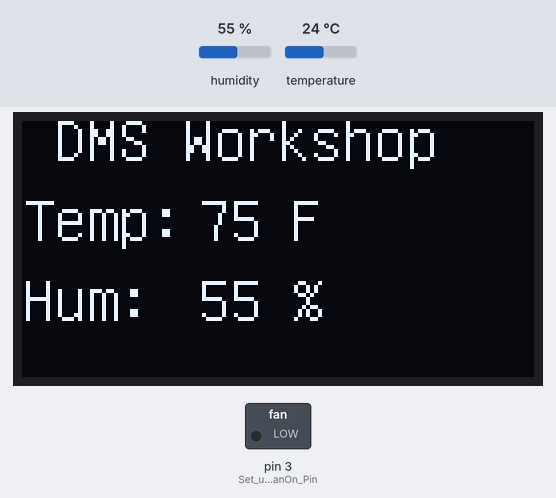
Simulated run of this sketch. Board: Arduino Uno, built with avr-gcc and run on an emulated ATmega328P. Shown: 128×64 one-colour display, switched loads named in the sketch (green lamp = pin HIGH). The test bench sets the inputs (shaded band); at power-on: temperature 24 °C, humidity 55 %. What the sketch prints to the serial monitor is not drawn.

Above: at 3.2 s.
3.3 s: temperature set to 26 °C
6.3 s: temperature set to 29 °C
At 9.2 s:
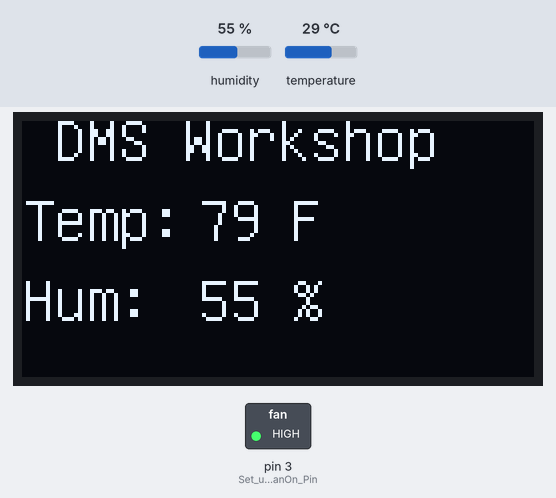
9.3 s: humidity set to 22 %
At 10.8 s:
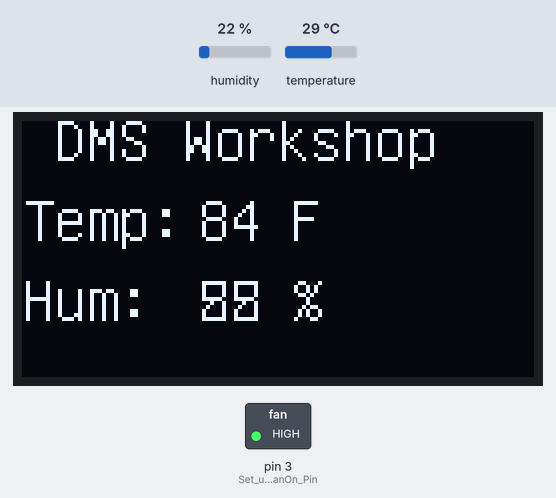
11.1 s: humidity set to 40 %
At 14.1 s:
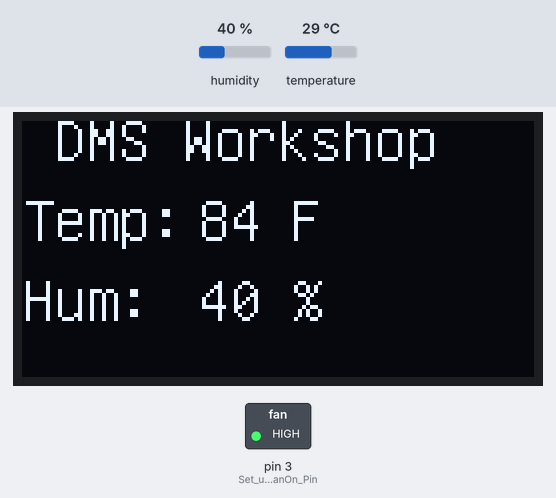
Timing chart, 0 to 15.1 s (numbered marks = the images above; inputs shaded):
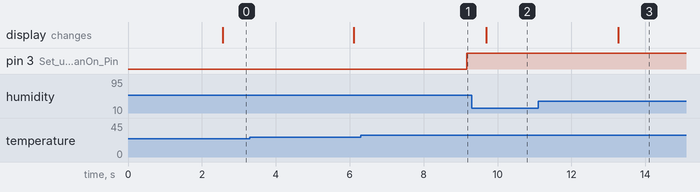

The sketch:

Project_Weather_Station_Controller.ino
```cpp
/*Project_Weather_Station_Controller
Program to read a DHT11 Temperature and Humidity sensor and display
the values on a OLED Display.
If the temperature gets over 82 degress it will turn on a Fan.
Written by Rusty Cain Jan 27 2016
This program is just a simple example and is not a perfect example of how to do this.
Please use and modify and let me know of any improvements*/

#include <Wire.h>
#include "DHT.h"
#include "U8glib.h"
#define DHTTYPE DHT11                        // DHT 11
#define DHTPIN 2                             // what digital pin we're connected to
DHT dht(DHTPIN, DHTTYPE);
//U8GLIB_SH1106_128X64 u8g(13, 11, 10, 9, 8);       // D0=13, D1=11, CS=10, DC=9, Reset=8
//U8GLIB_SH1106_128X64 u8g(U8G_I2C_OPT_NONE);	    // I2C / TWI
U8GLIB_SH1106_128X64 u8g(U8G_I2C_OPT_DEV_0|U8G_I2C_OPT_FAST);	// Dev 0, Fast I2C / TWI

float t;                                    // Variable for temperature
float h;                                    // Variable for Humidity
int FanOn = 0;                              // Turn FanOn - Fan Off

void draw(void) {
    u8g.setFont(u8g_font_unifont);          // select font
    u8g.drawStr(0, 10, " DMS Workshop ");   // put string of display at position X, Y
    u8g.drawStr(0, 30, "Temp: ");           // put string of display at position X, Y
    u8g.drawStr(0, 50, "Hum: ");            // put string of display at position X, Y
    u8g.setPrintPos(44, 30);                // set position
    u8g.print(t, 0);                        // display temperature from DHT11
    u8g.drawStr(67, 30, "F ");              // put string of display at position X, Y
    u8g.setPrintPos(44, 50);                // put string of display at position X, Y
    u8g.print(h, 0);                        // display humidity from DHT11
    u8g.drawStr(67, 50, "% ");              // put string of display at position X, Y
}

void setup(void) {
    pinMode(3, OUTPUT);                     // Set up FanOn Pin
    Serial.begin(9600);                     // Start commuication with serial console
    FanOn = 0;                              // Fan Status 100 = On - 0 = Off
    Serial.print("Startup Please wait ");
    delay (2000);
   }

void loop(void)  {
    FanOn = 0;                              // Fan Status = Off
    Serial.print("FanOn 1 ");               // Send Status of Fan to console port
    Serial.println(FanOn);                  // Send Status of Fan to console port
    Serial.println("DMS Sept 2018 Workshop DHTxx & OLED ");
    Serial.println("Project_Weather_Station_Controller");
    u8g.firstPage();
  do
  {
     t = read_temp();                        // Read Temperature Sensor
      if ( t > 82.00 )                       // Check temperature value if over the limit turn on Fan
      {
        FanOn = 100;                         // Set Fan Status = On. Use 100 to enable more than one Fan or device to be activated
        TurnFanOnFunction();                 // Call Function to turn on Fan
      }
    if ( t < 82.00 )                         // Check temperature value if under the limit turn Fan off
      {
        FanOn = 0;                           // Set Fan Status = Off
        TurnFanOnFunction();                 // Call Function to turn off Fan
      }
    h = read_hum();                          // Read Humidity Sensor
    draw();                                  // Call Function to write to Display
  }
while( u8g.nextPage() );
    delay(3000);                             // Delay of 3 sec before accessing DHT11 (min - 2sec)
  }

float read_temp() {
    float temp = dht.readTemperature(DHTPIN);// Read apin on DHT11
    Serial.println(temp);                    // Send Value to console port
    return temp;                             // Return Value for evaluation
  }
float read_hum() {
     float hum = dht.readHumidity(DHTPIN);   // Read apin on DHT11
     Serial.println(hum);                    // Send Value to console port
     return hum;                             // Return Value for evaluation
  }
int TurnFanOnFunction()
{
  if( FanOn == 0 )
  {
   digitalWrite(3, LOW);                     // Turn Fan On
   Serial.print("DHTxx Fan Off! ");          // Send Status of Fan to console port
   Serial.println(FanOn);                    // Send Status of Fan to console port
   FanOn = 0;
  }

  if( FanOn == 100 )                        // Use 100 to enable more than one Fan or device to be activated
  {
    digitalWrite(3, HIGH);                   // Turn Fan On
    Serial.print("DHTxx Fan On! ");          // Send Status of Fan to console port
    Serial.println(FanOn);                   // Send Status of Fan to console port
    delay (1);
  }
    return (0);
}
```

Measured:
- the behaviour switches between 27 and 28 °C on temperature (found by bisection; images 0 and 1)
- after the input at 6.3 s, pin 3 (Set_up_FanOn_Pin): LOW → HIGH after 2.9 s
- after the input at 9.3 s, the display: changes after 0.39 s (image 2)
- after the input at 11.1 s, the display: changes after 2.2 s (image 3)
